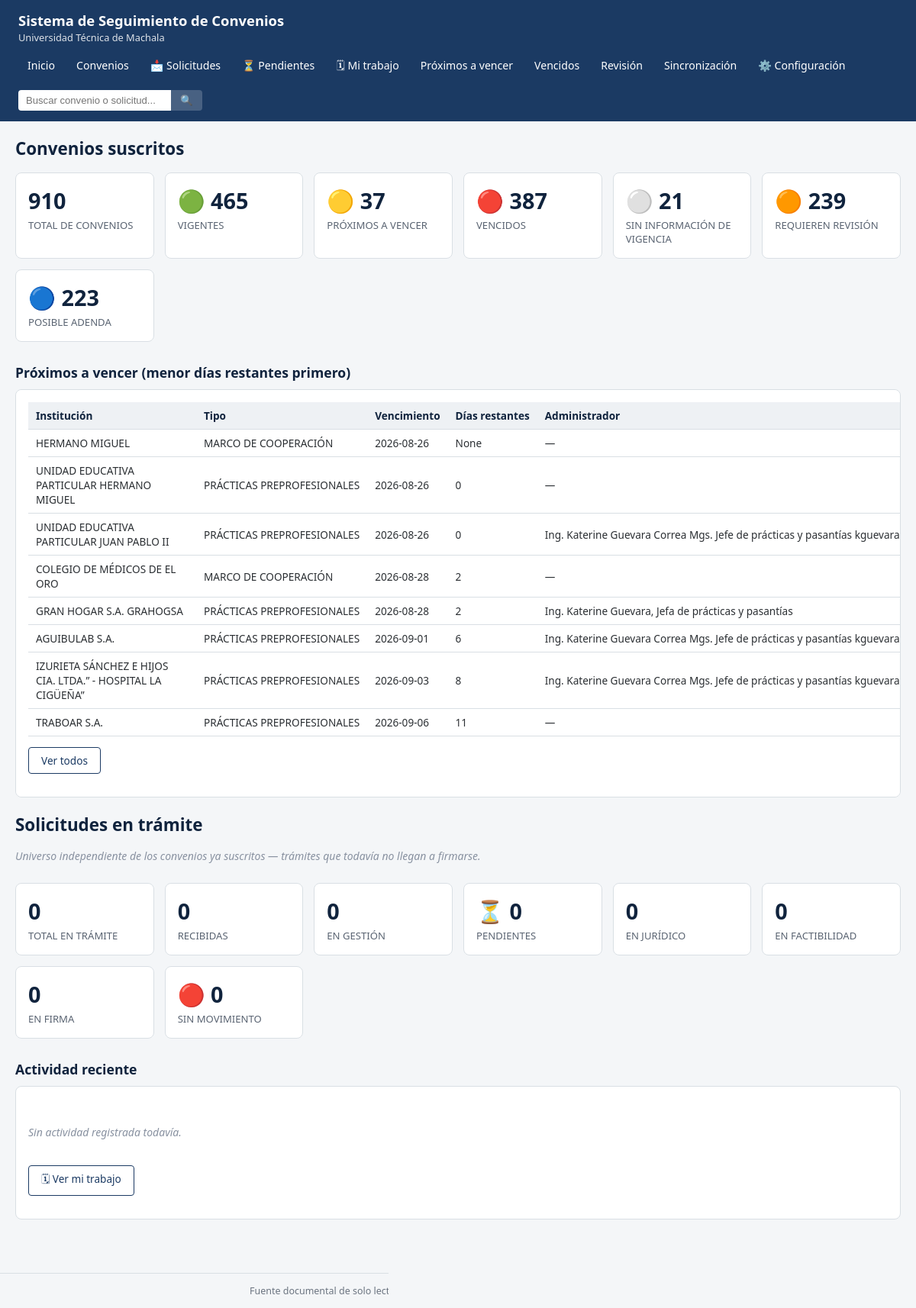
The page / on the database its author committed.
### tables this page shows
CREATE TABLE convenios (
    id_sistema INTEGER PRIMARY KEY AUTOINCREMENT,
    anio INTEGER NOT NULL,
    codigo_original TEXT,
    numero_original TEXT,
    institucion TEXT,
    tipo_instrumento TEXT,
    subtipo TEXT,
    clasificacion_general TEXT,
    objeto TEXT,
    fecha_suscripcion TEXT,
    fecha_inicio TEXT,
    plazo TEXT,
    fecha_finalizacion TEXT,
    metodo_calculo_vigencia TEXT,
    administrador TEXT,
    unidad_responsable TEXT,
    observaciones_originales TEXT,
    hoja_origen TEXT,
    archivo_matriz_origen TEXT,
    fila_origen INTEGER,
    ruta_expediente TEXT,
    ruta_documento_principal TEXT,
    estado_relacion_documental TEXT,
    confianza_relacion INTEGER,
    estado_vigencia TEXT,
    requiere_revision INTEGER DEFAULT 0,
    notas_sistema TEXT,
    ruc TEXT,
    ambito TEXT,
    seccion TEXT,
    sector TEXT,
    direccion TEXT,
    representante_legal TEXT,
    contacto TEXT,
    email TEXT,
    telefono TEXT,
    carreras_beneficiadas TEXT,
    estado_original TEXT,
    link_documento_matriz TEXT,
    fecha_creacion_sistema TEXT,
    fecha_actualizacion_sistema TEXT
, objeto_documento_original TEXT, objeto_documento_resumen TEXT, fecha_suscripcion_documento TEXT, fecha_inicio_documento TEXT, plazo_documento TEXT, unidad_plazo_documento TEXT, fecha_finalizacion_documento TEXT, metodo_calculo_vigencia_documento TEXT, texto_fuente_vigencia TEXT, pagina_fuente_vigencia INTEGER, clausula_terminacion TEXT, renovacion_clausula TEXT, administrador_documento TEXT, administrador_documento_pagina INTEGER, firmantes_json TEXT, institucion_original_documento TEXT, institucion_normalizada TEXT, tiene_adenda TEXT, documento_adenda_ruta TEXT, conflicto_fecha TEXT, conflicto_institucion TEXT, requiere_revision_documental TEXT, estado_revision_vigencia TEXT, confianza_analisis TEXT, dias_para_vencimiento INTEGER, hash_documento_principal TEXT, fecha_ultimo_analisis_documento TEXT, id_solicitud_origen INTEGER);

### SISTEMA/routes/dashboard.py (the view)
@bp.route("/")
def inicio():
    conn = obtener_conexion()
    config = obtener_config()
    contadores = db_visualizador.obtener_contadores_dashboard(conn)
    proximos = db_visualizador.listar_proximos_a_vencer(conn, limite=8)
    contadores_solicitudes = repo.contadores_dashboard_solicitudes(conn, config)
    actividad_reciente = repo.actividad_reciente(conn, limite=8)
    return render_template(
        "dashboard.html", contadores=contadores, proximos=proximos, contadores_solicitudes=contadores_solicitudes,
        actividad_reciente=actividad_reciente,
    )

### SISTEMA/config.py (called while the page is built)
def cargar_config() -> Config:
    with open(RUTA_CONFIG_JSON, "r", encoding="utf-8") as f:
        datos = json.load(f)
    return Config(datos)

### SISTEMA/db_context.py (called while the page is built)
def obtener_conexion() -> sqlite3.Connection:
    if "db" not in g:
        config = cargar_config()
        g.db = db_visualizador.conectar(config.ruta_convenios_db)
    return g.db

def obtener_config():
    return cargar_config()

### SISTEMA/services/db_visualizador.py (called while the page is built)
def conectar(ruta_db: Path) -> sqlite3.Connection:
    conn = sqlite3.connect(str(ruta_db))
    conn.row_factory = sqlite3.Row
    conn.execute("PRAGMA query_only = ON;")
    return conn

def obtener_contadores_dashboard(conn) -> dict:
    total = conn.execute(
        "SELECT COUNT(*) FROM convenios WHERE clasificacion_general='CONVENIO'"
    ).fetchone()[0]
    def contar(where_sql, params=()):
        return conn.execute(
            f"SELECT COUNT(*) FROM convenios WHERE clasificacion_general='CONVENIO' AND {where_sql}", params
        ).fetchone()[0]
    return {
        "total": total,
        "vigentes": contar("estado_vigencia='VIGENTE'"),
        "proximos_a_vencer": contar("estado_vigencia='PROXIMO_A_VENCER'"),
        "vencidos": contar("estado_vigencia='VENCIDO'"),
        "sin_informacion": contar("(estado_vigencia IS NULL OR estado_vigencia='SIN_INFORMACION')"),
        "requieren_revision": contar("requiere_revision_documental='SI'"),
        "posible_adenda": contar("tiene_adenda IN ('SI','POR_REVISAR')"),
    }

def listar_proximos_a_vencer(conn, limite: int = 200):
    return conn.execute(
        """SELECT id_sistema, codigo_original, anio, institucion, tipo_instrumento, fecha_finalizacion,
                  dias_para_vencimiento, administrador
           FROM convenios
           WHERE clasificacion_general='CONVENIO' AND estado_vigencia='PROXIMO_A_VENCER'
           ORDER BY dias_para_vencimiento ASC LIMIT ?""",
        (limite,),
    ).fetchall()

### SISTEMA/services/repositorio_solicitudes.py (called while the page is built)
def actividad_reciente(conn, limite: int = 15):
    return conn.execute(
        """SELECT a.fecha, a.hora, a.tipo_actuacion, a.descripcion, a.fecha_registro,
                  s.id AS id_solicitud, s.codigo_solicitud, s.institucion
           FROM actuaciones_solicitud a
           JOIN solicitudes s ON s.id = a.id_solicitud
           ORDER BY a.fecha_registro DESC LIMIT ?""",
        (limite,),
    ).fetchall()

### SISTEMA/templates/dashboard.html (shortened to what this page needs)
{% extends "base.html" %}
{% block contenido %}
<h1>Convenios suscritos</h1>
<div class="tarjetas">
    <a class="tarjeta" href="{{ url_for('convenios.lista') }}">
        <div class="tarjeta-valor">{{ contadores.total }}</div>
        <div class="tarjeta-etiqueta">TOTAL DE CONVENIOS</div>
    </a>
    <a class="tarjeta" href="{{ url_for('convenios.lista', estado_vigencia='VIGENTE') }}">
        <div class="tarjeta-valor">🟢 {{ contadores.vigentes }}</div>
        <div class="tarjeta-etiqueta">VIGENTES</div>
    </a>
    <a class="tarjeta" href="{{ url_for('convenios.proximos_a_vencer') }}">
        <div class="tarjeta-valor">🟡 {{ contadores.proximos_a_vencer }}</div>
        <div class="tarjeta-etiqueta">PRÓXIMOS A VENCER</div>
    </a>
    <a class="tarjeta" href="{{ url_for('convenios.vencidos') }}">
        <div class="tarjeta-valor">🔴 {{ contadores.vencidos }}</div>
        <div class="tarjeta-etiqueta">VENCIDOS</div>
    </a>
    <a class="tarjeta" href="{{ url_for('convenios.lista', estado_vigencia='SIN_INFORMACION') }}">
        <div class="tarjeta-valor">⚪ {{ contadores.sin_informacion }}</div>
        <div class="tarjeta-etiqueta">SIN INFORMACIÓN DE VIGENCIA</div>
    </a>
    <a class="tarjeta" href="{{ url_for('convenios.revision_pendiente') }}">
        <div class="tarjeta-valor">🟠 {{ contadores.requieren_revision }}</div>
        <div class="tarjeta-etiqueta">REQUIEREN REVISIÓN</div>
    </a>
    <a class="tarjeta" href="{{ url_for('convenios.lista', tiene_adenda='SI') }}">
        <div class="tarjeta-valor">🔵 {{ contadores.posible_adenda }}</div>
        <div class="tarjeta-etiqueta">POSIBLE ADENDA</div>
    </a>
</div>
<h2>Próximos a vencer (menor días restantes primero)</h2>
<div class="panel">
    {% if proximos %}
    <table>
        <thead><tr><th>Institución</th><th>Tipo</th><th>Vencimiento</th><th>Días restantes</th><th>Administrador</th></tr></thead>
        <tbody>
        {% for f in proximos %}
            <tr onclick="location.href='{{ url_for('convenios.ficha', id_sistema=f['id_sistema']) }}'" style="cursor:pointer">
                <td class="col-institucion">{{ f['institucion'] }}</td>
                <td>{{ f['tipo_instrumento'] or '—' }}</td>
                <td>{{ f['fecha_finalizacion'] or '—' }}</td>
                <td>{{ f['dias_para_vencimiento'] }}</td>
                <td>{{ f['administrador'] or '—' }}</td>
            </tr>
        {% endfor %}
        </tbody>
    </table>
    <p><a class="btn btn-secundario" href="{{ url_for('convenios.proximos_a_vencer') }}">Ver todos</a></p>
    {% else %}
    <p class="texto-vacio">No hay convenios próximos a vencer registrados.</p>
    {% endif %}
</div>
<h1>Solicitudes en trámite</h1>
<p class="texto-vacio" style="padding:0 0 12px;">Universo independiente de los convenios ya suscritos — trámites que todavía no llegan a firmarse.</p>
<div class="tarjetas">
    <a class="tarjeta" href="{{ url_for('solicitudes.lista') }}">
        <div class="tarjeta-valor">{{ contadores_solicitudes.total }}</div>
        <div class="tarjeta-etiqueta">TOTAL EN TRÁMITE</div>
    </a>
    <a class="tarjeta" href="{{ url_for('solicitudes.lista', estado_actual='RECIBIDA') }}">
        <div class="tarjeta-valor">{{ contadores_solicitudes.recibidas }}</div>
        <div class="tarjeta-etiqueta">RECIBIDAS</div>
    </a>
    <a class="tarjeta" href="{{ url_for('solicitudes.lista', estado_actual='EN_GESTION') }}">
        <div class="tarjeta-valor">{{ contadores_solicitudes.en_gestion }}</div>
        <div class="tarjeta-etiqueta">EN GESTIÓN</div>
    </a>
    <a class="tarjeta" href="{{ url_for('pendientes.pendientes_de_respuesta') }}">
        <div class="tarjeta-valor">⏳ {{ contadores_solicitudes.pendientes_respuesta }}</div>
        <div class="tarjeta-etiqueta">PENDIENTES</div>
    </a>
    <a class="tarjeta" href="{{ url_for('solicitudes.lista', etapa_actual='REVISION_JURIDICA') }}">
        <div class="tarjeta-valor">{{ contadores_solicitudes.en_juridico }}</div>
        <div class="tarjeta-etiqueta">EN JURÍDICO</div>
    </a>
    <a class="tarjeta" href="{{ url_for('solicitudes.lista', etapa_actual='FACTIBILIDAD') }}">
        <div class="tarjeta-valor">{{ contadores_solicitudes.en_factibilidad }}</div>
        <div class="tarjeta-etiqueta">EN FACTIBILIDAD</div>
    </a>
    <a class="tarjeta" href="{{ url_for('solicitudes.lista', etapa_actual='FIRMA') }}">
        <div class="tarjeta-valor">{{ contadores_solicitudes.en_firma }}</div>
        <div class="tarjeta-etiqueta">EN FIRMA</div>
    </a>
    <a class="tarjeta" href="{{ url_for('solicitudes.lista', dias_sin_movimiento_min=14) }}">
        <div class="tarjeta-valor">🔴 {{ contadores_solicitudes.sin_movimiento }}</div>
        <div class="tarjeta-etiqueta">SIN MOVIMIENTO</div>
    </a>
</div>
<h2>Actividad reciente</h2>
<div class="panel">
    {% if actividad_reciente %}
    {% for a in actividad_reciente %}
    <div style="padding:5px 0; border-bottom:1px solid var(--gris-borde); font-size:0.85rem;">
        <strong>{{ a['fecha'] }}{% if a['hora'] %} {{ a['hora'] }}{% endif %}</strong> —
        <a href="{{ url_for('solicitudes.ficha', id_solicitud=a['id_solicitud']) }}">{{ a['codigo_solicitud'] }}</a>
        {{ ICONOS_ACTUACION.get(a['tipo_actuacion'], '❔') }} {{ a['tipo_actuacion'].replace('_',' ').title() }}
    </div>
    {% endfor %}
    {% else %}
    <p class="texto-vacio">Sin actividad registrada todavía.</p>
    {% endif %}
    <p style="margin-top:10px;"><a class="btn btn-secundario" href="{{ url_for('trabajo.mi_trabajo') }}">🗓 Ver mi trabajo</a></p>
</div>
{% endblock %}

### SISTEMA/templates/base.html (shortened to what this page needs)
<!DOCTYPE html>
<html lang="es">
<head>
    <link rel="stylesheet" href="{{ url_for('static', filename='css/estilo.css') }}">
</head>
<body>
    <header class="cabecera">
        <div class="cabecera-marca">
            <span class="cabecera-titulo">Sistema de Seguimiento de Convenios</span>
            <span class="cabecera-subtitulo">Universidad Técnica de Machala</span>
        </div>
        <nav class="nav-principal">
            <a href="{{ url_for('dashboard.inicio') }}">Inicio</a>
            <a href="{{ url_for('convenios.lista') }}">Convenios</a>
            <a href="{{ url_for('solicitudes.lista') }}">📩 Solicitudes</a>
            <a href="{{ url_for('pendientes.pendientes_de_respuesta') }}">⏳ Pendientes</a>
            <a href="{{ url_for('trabajo.mi_trabajo') }}">🗓 Mi trabajo</a>
            <a href="{{ url_for('convenios.proximos_a_vencer') }}">Próximos a vencer</a>
            <a href="{{ url_for('convenios.vencidos') }}">Vencidos</a>
            <a href="{{ url_for('convenios.revision_pendiente') }}">Revisión</a>
            <a href="{{ url_for('sincronizacion.historial') }}">Sincronización</a>
            <a href="{{ url_for('configuracion.inicio') }}">⚙️ Configuración</a>
        </nav>
        <form class="busqueda-global" method="get" action="{{ url_for('busqueda.buscar') }}">
            <input type="text" name="q" placeholder="Buscar convenio o solicitud..." value="{{ request.args.get('q', '') if request.endpoint == 'busqueda.buscar' else '' }}">
            <button type="submit" aria-label="Buscar">🔍</button>
        </form>
    </header>
    <main class="contenido">
        {% block contenido %}{% endblock %}
    </main>
    <footer class="pie">
        Fuente documental de solo lectura — ningún archivo original es modificado por este sistema.
    </footer>
</body>
</html>

### SISTEMA/static/css/estilo.css (style rules this page uses)
:root { --azul-utmach: #1b3a63; --azul-oscuro: #10233d; --gris-fondo: #f4f6f8; --gris-borde: #d9dfe4; --gris-texto: #2b2f33; --verde: #1f8a4c; --amarillo: #b8860b; --rojo: #b3261e; --naranja: #c2660d; --azul-info: #2563a8; --blanco: #ffffff; }
* { box-sizing: border-box; }
body { margin: 0; font-family: "Segoe UI", Arial, sans-serif; background: var(--gris-fondo); color: var(--gris-texto); font-size: 14px; }
.cabecera { background: var(--azul-utmach); color: var(--blanco); padding: 14px 24px; display: flex; flex-wrap: wrap; justify-content: space-between; align-items: center; gap: 10px; }
.cabecera-titulo { font-size: 1.15rem; font-weight: 600; display: block; }
.cabecera-subtitulo { font-size: 0.8rem; opacity: 0.85; }
.nav-principal { display: flex; flex-wrap: wrap; gap: 4px; }
.nav-principal a { color: var(--blanco); text-decoration: none; padding: 8px 12px; border-radius: 4px; font-size: 0.88rem; }
.busqueda-global { display: flex; gap: 0; }
.busqueda-global input { padding: 6px 10px; border: none; border-radius: 4px 0 0 4px; font-size: 0.82rem; min-width: 200px; }
.busqueda-global button { border: none; background: rgba(255,255,255,0.2); color: var(--blanco); border-radius: 0 4px 4px 0; padding: 0 12px; cursor: pointer; }
.contenido { max-width: 1300px; margin: 0 auto; padding: 20px; }
.pie { text-align: center; padding: 14px; color: #6b7480; font-size: 0.78rem; border-top: 1px solid var(--gris-borde); margin-top: 30px; }
h1 { font-size: 1.4rem; margin: 0 0 16px; color: var(--azul-oscuro); }
h2 { font-size: 1.1rem; margin: 24px 0 10px; color: var(--azul-oscuro); }
.tarjetas { display: grid; grid-template-columns: repeat(auto-fit, minmax(180px, 1fr)); gap: 14px; margin-bottom: 28px; }
.tarjeta { background: var(--blanco); border: 1px solid var(--gris-borde); border-radius: 8px; padding: 16px; text-decoration: none; color: inherit; display: block; }
.tarjeta-valor { font-size: 1.8rem; font-weight: 700; color: var(--azul-oscuro); }
.tarjeta-etiqueta { font-size: 0.82rem; color: #5a6472; margin-top: 4px; }
.panel { background: var(--blanco); border: 1px solid var(--gris-borde); border-radius: 8px; padding: 16px; margin-bottom: 20px; overflow-x: auto; }
.btn { background: var(--azul-utmach); color: var(--blanco); border: none; padding: 7px 16px; border-radius: 4px; cursor: pointer; font-size: 0.85rem; text-decoration: none; display: inline-block; }
.btn-secundario { background: var(--blanco); color: var(--azul-utmach); border: 1px solid var(--azul-utmach); }
table { width: 100%; border-collapse: collapse; font-size: 0.85rem; }
th, td { padding: 8px 10px; border-bottom: 1px solid var(--gris-borde); text-align: left; white-space: nowrap; }
th { background: #eef1f4; color: var(--azul-oscuro); position: sticky; top: 0; }
td.col-institucion, td.col-objeto { white-space: normal; min-width: 220px; }
.texto-vacio { color: #8891a0; font-style: italic; padding: 20px 0; }

### rows shown on the page
convenios: institucion "HERMANO MIGUEL", tipo_instrumento "MARCO DE COOPERACIÓN", fecha_finalizacion "2026-08-26", dias_para_vencimiento "None", f "—"
convenios: institucion "UNIDAD EDUCATIVA PARTICULAR HERMANO MIGUEL", tipo_instrumento "PRÁCTICAS PREPROFESIONALES", fecha_finalizacion "2026-08-26", dias_para_vencimiento "0", f "—"
convenios: institucion "UNIDAD EDUCATIVA PARTICULAR JUAN PABLO II", tipo_instrumento "PRÁCTICAS PREPROFESIONALES", fecha_finalizacion "2026-08-26", dias_para_vencimiento "0", administrador "Ing. Katerine Guevara Correa Mgs. Jefe de prácticas y pasantías…"
convenios: institucion "COLEGIO DE MÉDICOS DE EL ORO", tipo_instrumento "MARCO DE COOPERACIÓN", fecha_finalizacion "2026-08-28", dias_para_vencimiento "2", f "—"
convenios: institucion "GRAN HOGAR S.A. GRAHOGSA", tipo_instrumento "PRÁCTICAS PREPROFESIONALES", fecha_finalizacion "2026-08-28", dias_para_vencimiento "2", administrador "Ing. Katerine Guevara, Jefa de prácticas y pasantías"
convenios: institucion "AGUIBULAB S.A.", tipo_instrumento "PRÁCTICAS PREPROFESIONALES", fecha_finalizacion "2026-09-01", dias_para_vencimiento "6", administrador "Ing. Katerine Guevara Correa Mgs. Jefe de prácticas y pasantías…"
convenios: institucion "IZURIETA SÁNCHEZ E HIJOS CIA. LTDA.” - HOSPITAL LA CIGÜEÑA”", tipo_instrumento "PRÁCTICAS PREPROFESIONALES", fecha_finalizacion "2026-09-03", dias_para_vencimiento "8", administrador "Ing. Katerine Guevara Correa Mgs. Jefe de prácticas y pasantías…"
convenios: institucion "TRABOAR S.A.", tipo_instrumento "PRÁCTICAS PREPROFESIONALES", fecha_finalizacion "2026-09-06", dias_para_vencimiento "11", f "—"

### other values the page prints
{{ contadores.total }} "910"
{{ contadores.vigentes }} "465"
{{ contadores.proximos_a_vencer }} "37"
{{ contadores.vencidos }} "387"
{{ contadores.sin_informacion }} "21"
{{ contadores.requieren_revision }} "239"
{{ contadores.posible_adenda }} "223"
{{ contadores_solicitudes.total }} "0"
{{ contadores_solicitudes.recibidas }} "0"
{{ contadores_solicitudes.en_gestion }} "0"
{{ contadores_solicitudes.pendientes_respuesta }} "0"
{{ contadores_solicitudes.en_juridico }} "0"
{{ contadores_solicitudes.en_factibilidad }} "0"
{{ contadores_solicitudes.en_firma }} "0"
{{ contadores_solicitudes.sin_movimiento }} "0"
